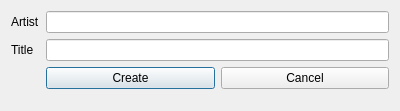
<?xml version="1.0" encoding="UTF-8"?>
<ui version="4.0">
 <class>Dialog</class>
 <widget class="QDialog" name="Dialog">
  <property name="geometry">
   <rect>
    <x>0</x>
    <y>0</y>
    <width>400</width>
    <height>111</height>
   </rect>
  </property>
  <property name="windowTitle">
   <string>Dialog</string>
  </property>
  <layout class="QFormLayout" name="formLayout">
   <item row="5" column="1">
    <layout class="QHBoxLayout" name="horizontalLayout">
     <item>
      <widget class="QPushButton" name="btn_create">
       <property name="text">
        <string>Create</string>
       </property>
      </widget>
     </item>
     <item>
      <widget class="QPushButton" name="btn_cancel">
       <property name="text">
        <string>Cancel</string>
       </property>
      </widget>
     </item>
    </layout>
   </item>
   <item row="3" column="1">
    <widget class="QLineEdit" name="ln_title"/>
   </item>
   <item row="1" column="1">
    <widget class="QLineEdit" name="ln_artist"/>
   </item>
   <item row="3" column="0">
    <widget class="QLabel" name="label">
     <property name="text">
      <string>Title</string>
     </property>
    </widget>
   </item>
   <item row="1" column="0">
    <widget class="QLabel" name="label_2">
     <property name="text">
      <string>Artist</string>
     </property>
    </widget>
   </item>
  </layout>
 </widget>
 <tabstops>
  <tabstop>ln_artist</tabstop>
  <tabstop>ln_title</tabstop>
  <tabstop>btn_create</tabstop>
  <tabstop>btn_cancel</tabstop>
 </tabstops>
 <resources/>
 <connections/>
</ui>
